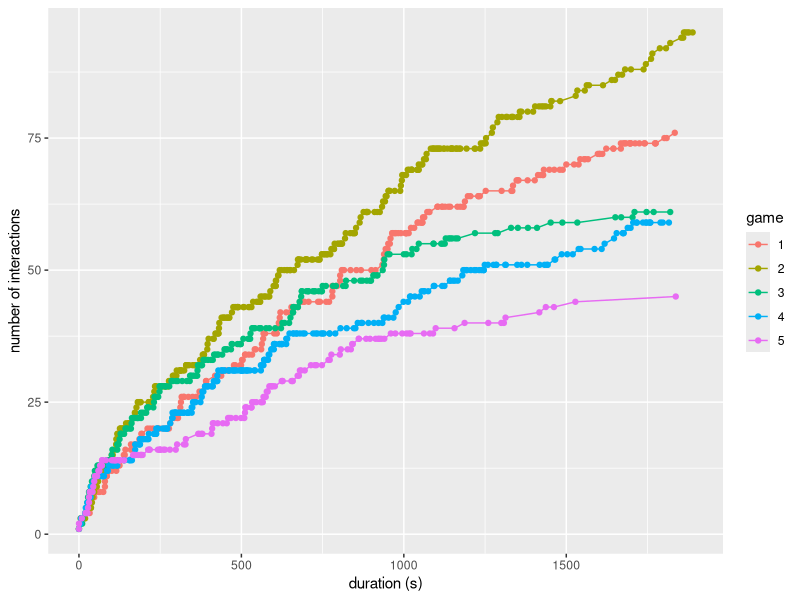
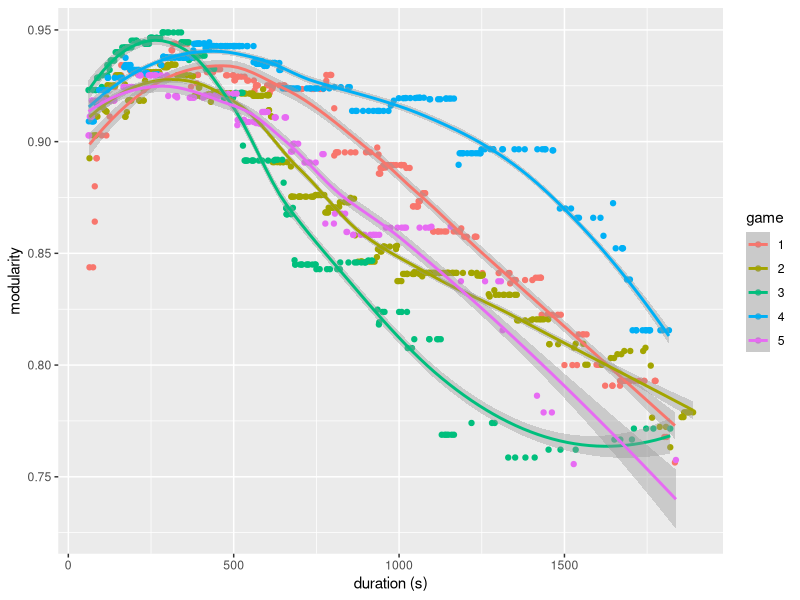
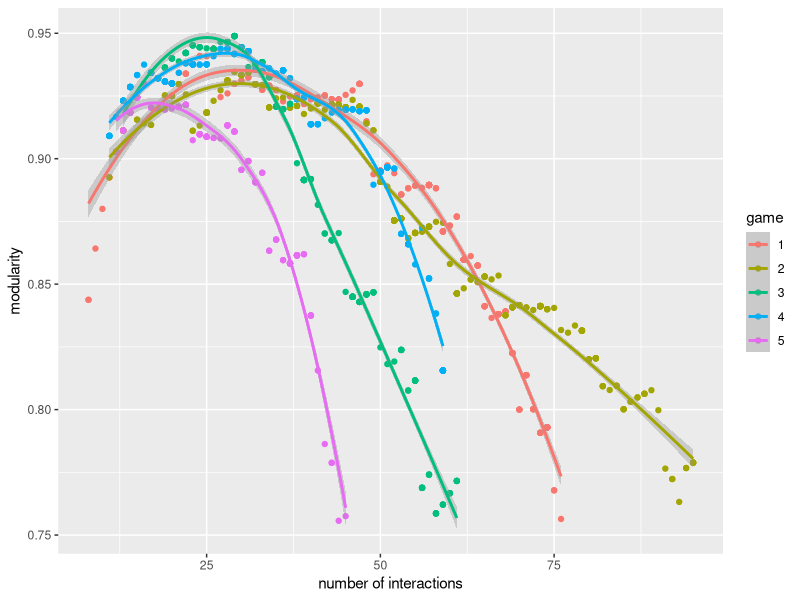
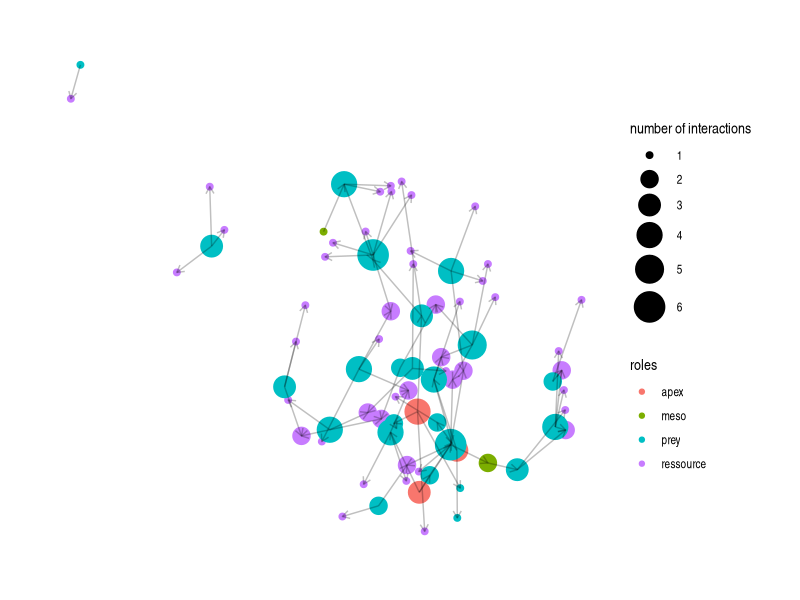
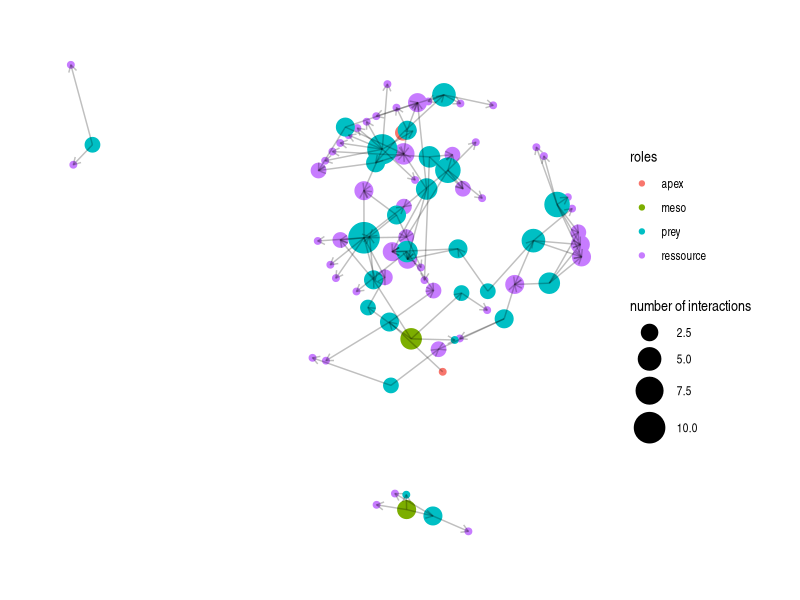
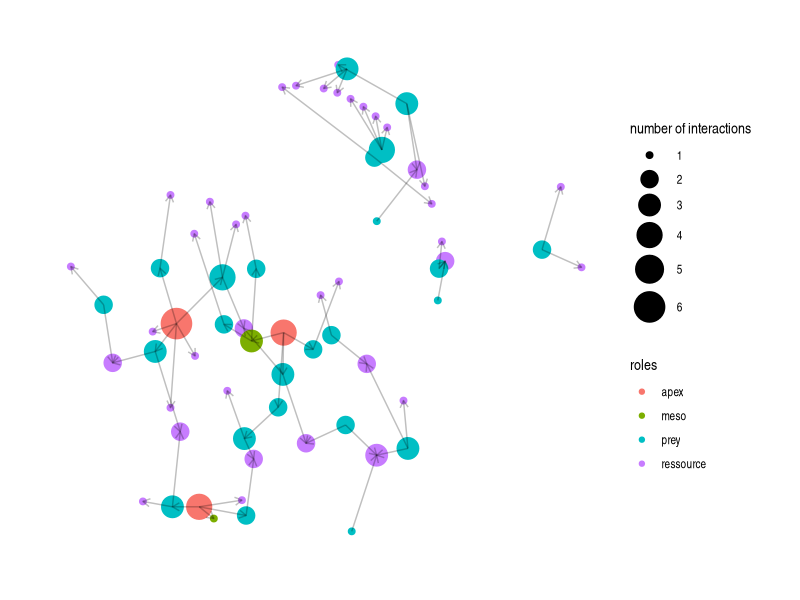
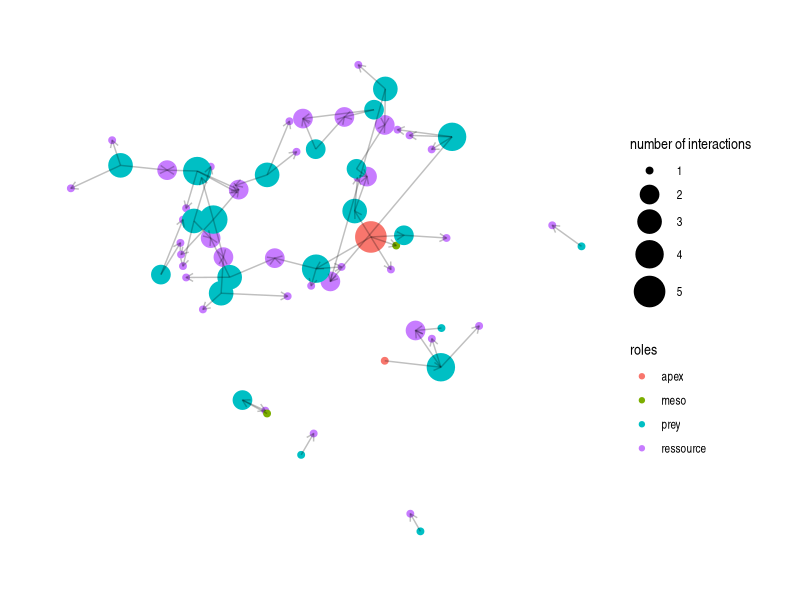
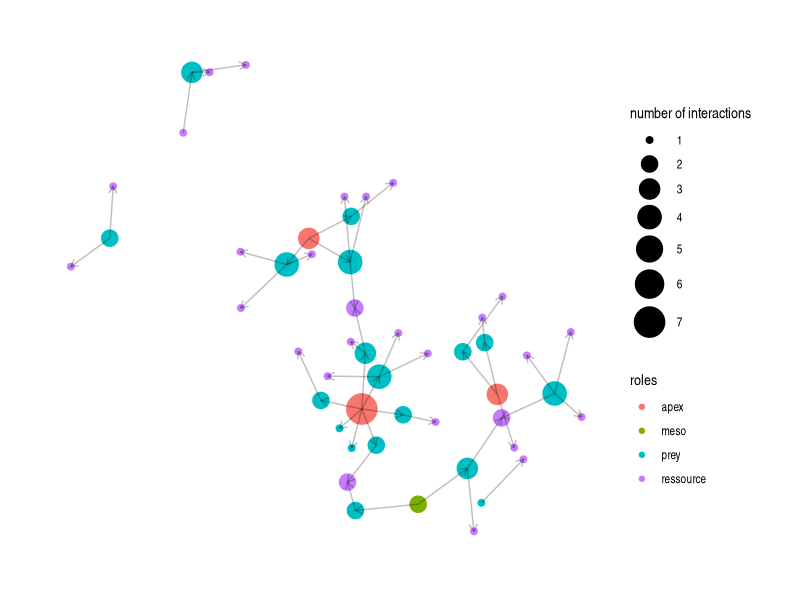

These figures' R source, in order:
library(dplyr)
library(ggplot2)
library(readr)
library(stringr)
library(tidyr)
library(igraph)
library(tidygraph)
library(ggraph)


##### get networks #####

trophic_data <- read_delim("data/raw/Consumption_event_corrected.csv", delim = ";")
metadata <- read_delim("data/raw/Player_Data_corrected.csv", delim = ";") 

# remove row names
trophic_data <- trophic_data %>% select(-"...1")

# check data
head(trophic_data)


# filter games and get temporal networks
make_networks <- function(gameid) {
  
  # select game and compute duration
  game <- trophic_data %>% 
    filter(!is.na(ressource_id), game_id == gameid)  %>% 
    mutate(duration = time - min(time)) %>%
    arrange(duration)
  
  # get consumer names
  players_game <- game %>% 
    group_by(player_id) %>% 
    summarize() %>% 
    rename(id = player_id)
  
  # get resource name
  patches_game <- game %>% 
    group_by(ressource_id) %>% 
    summarize() %>% 
    rename(id = ressource_id) %>% 
    mutate(id = tolower(id))
  
  # get individuals name
  id <- unique(rbind(players_game, patches_game)) %>% 
    arrange(id) %>%
    pull()
  
  # get number of individuals
  n <- length(id)

  # make initial network
  Ns <- array(0, dim = c(n, n, nrow(game)))
  
  # each matrix corresponds to a different time point
  n1 <- matrix(0, nrow = n, ncol = n)

  # add interactions one at a time 
  for (a in 1:nrow(game)) {
  
    i <- which(id == as.character(game[a, "player_id"]))
    j <- which(id == tolower(as.character(game[a, "ressource_id"])))
    
    n1[i,j] <- 1
    
    Ns[,,a] <- n1
  }
  
  # find individual roles
  metadata_game <- metadata %>% filter(game_id == gameid)
  roles <- id
  
  for (i in 1:length(id)) {
    if (id[i] %in% metadata_game$player_id) {
      roles[i] <- metadata_game$role[metadata_game$player_id == id[i]]
    } else {
      roles[i] <- "ressource"
    }
  }
  return(list(Ns = Ns, duration = game$duration, id = id, roles = roles))
}


##### compute measures #####

# compute number of interactions (herbivory and predatory)
count_links <- function(game) {
  
  links <- rep(0, length(game$duration))

  for (a in 1:length(game$duration)) {
    links[a] <- sum(game$Ns[,,a])
  }
  return(links)
}


# compute modularity 
measure_modularity <- function(game) {
  
  mod <- rep(0, length(game$duration))
  
  for (a in 1:length(game$duration)) {
    # make graph (and remove nodes without interactions)
    N <- graph_from_adjacency_matrix(game$Ns[,,a])
    N <- delete.vertices(simplify(N), degree(N)==0)
    # get clusters that maximize modularity and compute modularity
    communities <- cluster_walktrap(N)
    mod[a] <- modularity(N, membership = communities$membership)
  }
  return(mod)
}

df <- data.frame()

for (i in 1:5) {
  
  # generate networks for game i and get durations at which observations were observed
  game <- make_networks(i)
  duration <- game$duration
  
  # make graphs
  
  # compute number of links through time
  links <- count_links(game)
  
  # compute modularity through time
  mod <- measure_modularity(game)
  
  # add rows to dataframe
  df <- rbind(df, data.frame(duration = duration, 
                             links = links, 
                             mod = mod,
                             game = rep(i, length(duration))))
}

df <- df %>% 
  mutate(duration = as.numeric(duration), game = as.factor(game))

##### visualize data ##### 

# number of interactions through time
g1 <- ggplot(df, aes(x = duration, y = links, col = game)) +
  geom_line(lw = 1) +
  geom_point() + 
  xlab("duration (s)") +
  ylab("number of interactions")

ggsave("figures/links_time.png")

# modularity through time (start after 1 min)
g2 <- ggplot(df %>% filter(duration > 60), aes(x = duration, y = mod, col = game)) +
  geom_point() + 
  geom_smooth() +
  xlab("duration (s)") +
  ylab("modularity")

ggsave("figures/mod_time.png")

# modularity vs number of interactions (start after 1 min)
g3 <- ggplot(df %>% filter(duration > 60), aes(x = links, y = mod, col = game)) +
  geom_point() + 
  geom_smooth() +
  xlab("number of interactions") +
  ylab("modularity")

ggsave("figures/mod_links.png")


# visualize networks

visualize_network <- function(gameid) {
  
  # select game
  game <- make_networks(gameid)
  
  # convert to graph and simplify
  N <- graph_from_adjacency_matrix(game$Ns[,,dim(game$Ns)[3]])
  N <- delete.vertices(simplify(N), degree(N)==0)
  
  N_tbl <- as_tbl_graph(N)
  
  # visualize network
  ggraph(N_tbl, layout = 'kk', maxiter = 100) + 
    geom_node_point(aes(size = degree(N), col = game$roles)) + 
    scale_size(name = "number of interactions", range = c(2,10)) +
    geom_edge_link(alpha = 0.25, arrow = arrow(length=unit(0.08, "inches"))) +
    theme_graph() +
    scale_color_discrete(name = "roles") 
  
}

gn1 <- visualize_network(1)
ggsave("figures/network_game1.png", scale = 1.1)

gn2 <- visualize_network(2)
ggsave("figures/network_game2.png", scale = 1.1)

gn3 <- visualize_network(3)
ggsave("figures/network_game3.png", scale = 1.1)

gn4 <- visualize_network(4)
ggsave("figures/network_game4.png",scale = 1.1)

gn5 <- visualize_network(5)
ggsave("figures/network_game5.png", scale = 1.1)
